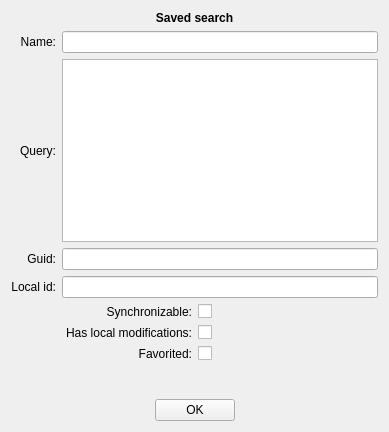
<?xml version="1.0" encoding="UTF-8"?>
<ui version="4.0">
 <class>SavedSearchModelItemInfoWidget</class>
 <widget class="QWidget" name="SavedSearchModelItemInfoWidget">
  <property name="geometry">
   <rect>
    <x>0</x>
    <y>0</y>
    <width>389</width>
    <height>432</height>
   </rect>
  </property>
  <property name="windowTitle">
   <string>Form</string>
  </property>
  <layout class="QGridLayout" name="gridLayout">
   <item row="7" column="0" colspan="2">
    <layout class="QHBoxLayout" name="okButtonHorizontalLayout">
     <item>
      <spacer name="leftHorizontalSpacer">
       <property name="orientation">
        <enum>Qt::Horizontal</enum>
       </property>
       <property name="sizeHint" stdset="0">
        <size>
         <width>40</width>
         <height>20</height>
        </size>
       </property>
      </spacer>
     </item>
     <item>
      <widget class="QPushButton" name="okButton">
       <property name="text">
        <string>OK</string>
       </property>
      </widget>
     </item>
     <item>
      <spacer name="rightHorizontalSpacer">
       <property name="orientation">
        <enum>Qt::Horizontal</enum>
       </property>
       <property name="sizeHint" stdset="0">
        <size>
         <width>40</width>
         <height>20</height>
        </size>
       </property>
      </spacer>
     </item>
    </layout>
   </item>
   <item row="5" column="0" colspan="2">
    <layout class="QGridLayout" name="checkboxesGridLayout">
     <item row="0" column="0">
      <widget class="QLabel" name="savedSearchSynchronizableLabel">
       <property name="text">
        <string>Synchronizable:</string>
       </property>
       <property name="alignment">
        <set>Qt::AlignRight|Qt::AlignTrailing|Qt::AlignVCenter</set>
       </property>
      </widget>
     </item>
     <item row="0" column="1">
      <widget class="QCheckBox" name="savedSearchSynchronizableCheckBox"/>
     </item>
     <item row="1" column="0">
      <widget class="QLabel" name="savedSearchDirtyLabel">
       <property name="text">
        <string>Has local modifications:</string>
       </property>
       <property name="alignment">
        <set>Qt::AlignRight|Qt::AlignTrailing|Qt::AlignVCenter</set>
       </property>
      </widget>
     </item>
     <item row="1" column="1">
      <widget class="QCheckBox" name="savedSearchDirtyCheckBox"/>
     </item>
     <item row="2" column="0">
      <widget class="QLabel" name="savedSearchFavoritedLabel">
       <property name="text">
        <string>Favorited:</string>
       </property>
       <property name="alignment">
        <set>Qt::AlignRight|Qt::AlignTrailing|Qt::AlignVCenter</set>
       </property>
      </widget>
     </item>
     <item row="2" column="1">
      <widget class="QCheckBox" name="savedSearchFavoritedCheckBox"/>
     </item>
    </layout>
   </item>
   <item row="1" column="0">
    <widget class="QLabel" name="savedSearchNameLabel">
     <property name="text">
      <string>Name:</string>
     </property>
     <property name="alignment">
      <set>Qt::AlignRight|Qt::AlignTrailing|Qt::AlignVCenter</set>
     </property>
    </widget>
   </item>
   <item row="1" column="1">
    <widget class="QLineEdit" name="savedSearchNameLineEdit">
     <property name="readOnly">
      <bool>true</bool>
     </property>
    </widget>
   </item>
   <item row="4" column="1">
    <widget class="QLineEdit" name="savedSearchLocalIdLineEdit">
     <property name="readOnly">
      <bool>true</bool>
     </property>
    </widget>
   </item>
   <item row="2" column="0">
    <widget class="QLabel" name="savedSearchQueryLabel">
     <property name="text">
      <string>Query:</string>
     </property>
     <property name="alignment">
      <set>Qt::AlignRight|Qt::AlignTrailing|Qt::AlignVCenter</set>
     </property>
    </widget>
   </item>
   <item row="4" column="0">
    <widget class="QLabel" name="savedSearchLocalIdLabel">
     <property name="text">
      <string>Local id:</string>
     </property>
     <property name="alignment">
      <set>Qt::AlignRight|Qt::AlignTrailing|Qt::AlignVCenter</set>
     </property>
    </widget>
   </item>
   <item row="2" column="1">
    <widget class="QPlainTextEdit" name="savedSearchQueryPlainTextEdit">
     <property name="readOnly">
      <bool>true</bool>
     </property>
    </widget>
   </item>
   <item row="0" column="0" colspan="2">
    <widget class="QLabel" name="savedSearchLabel">
     <property name="font">
      <font>
       <weight>75</weight>
       <bold>true</bold>
      </font>
     </property>
     <property name="text">
      <string>Saved search</string>
     </property>
     <property name="alignment">
      <set>Qt::AlignCenter</set>
     </property>
    </widget>
   </item>
   <item row="3" column="0">
    <widget class="QLabel" name="savedSearchGuidLabel">
     <property name="text">
      <string>Guid:</string>
     </property>
     <property name="alignment">
      <set>Qt::AlignRight|Qt::AlignTrailing|Qt::AlignVCenter</set>
     </property>
    </widget>
   </item>
   <item row="3" column="1">
    <widget class="QLineEdit" name="savedSearchGuidLineEdit">
     <property name="readOnly">
      <bool>true</bool>
     </property>
    </widget>
   </item>
   <item row="6" column="0" colspan="2">
    <widget class="QLabel" name="statusBarLabel">
     <property name="minimumSize">
      <size>
       <width>0</width>
       <height>26</height>
      </size>
     </property>
    </widget>
   </item>
  </layout>
 </widget>
 <resources/>
 <connections/>
</ui>
